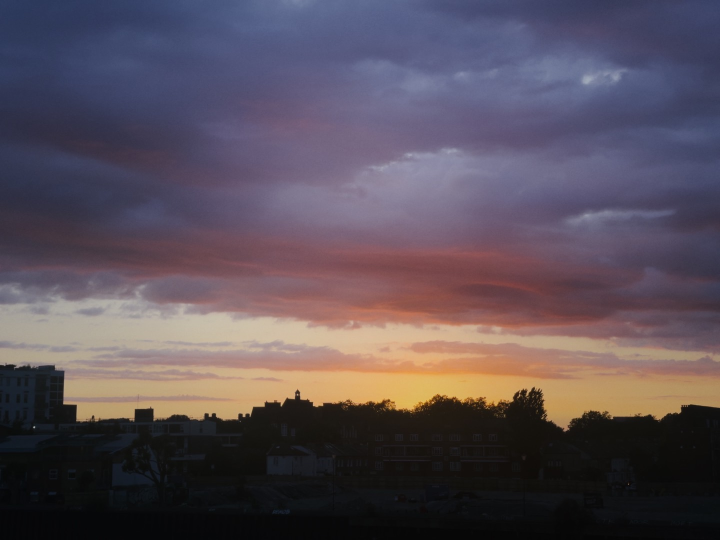
#> input picture Dark/IMG_0170.JPG, 1440 x 1080 px (shown at 1/2 size); its folder holds 4 pictures in this run
$ python mix.py
#> lines starting #> are read from the running program, lines starting #| are printed output that depends on the picture
from PIL import Image
import numpy as np
import os
import random

dirName = "Dark"
size = 1000

collection = []

for imagePath in os.listdir(dirName):
	if (imagePath.endswith(".jpg") or imagePath.endswith(".JPG") or imagePath.endswith(".Jpg")):
		im = Image.open(dirName + "/" + imagePath)
#> im is the input picture: PIL image 1440x1080 RGB; mean R, G, B 89.1, 78.7, 88.5
		if (min(im.size[0], im.size[1]) < size):
			im = im.resize((
				1000 if im.size[0] < im.size[1] else im.size[0] * 1000 // im.size[1],
				1000 if im.size[0] >= im.size[1] else im.size[1] * 1000 // im.size[0]
			))
		offset = (
			random.randint(0, im.size[0] - size),
			random.randint(0, im.size[1] - size)
		)
#> offset = (432, 49)
		imp = im.crop((offset[0], offset[1], offset[0] + size, offset[1] + size))
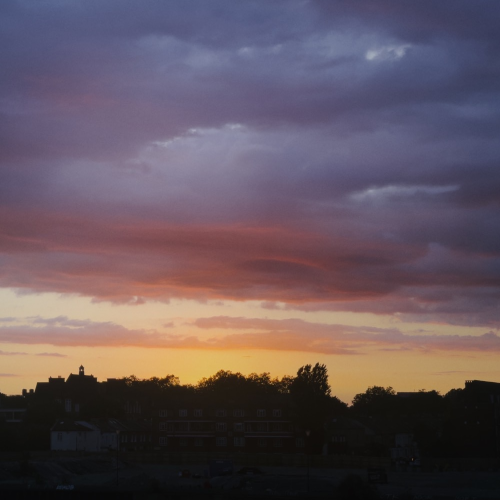
#> imp: PIL image 1000x1000 RGB (shown at 1/2 size); mean R, G, B 99.1, 84.3, 92.4
		collection.append(np.asarray(imp))
#> pass 2 of the loop `for imagePath in os.listdir(dirName):`:
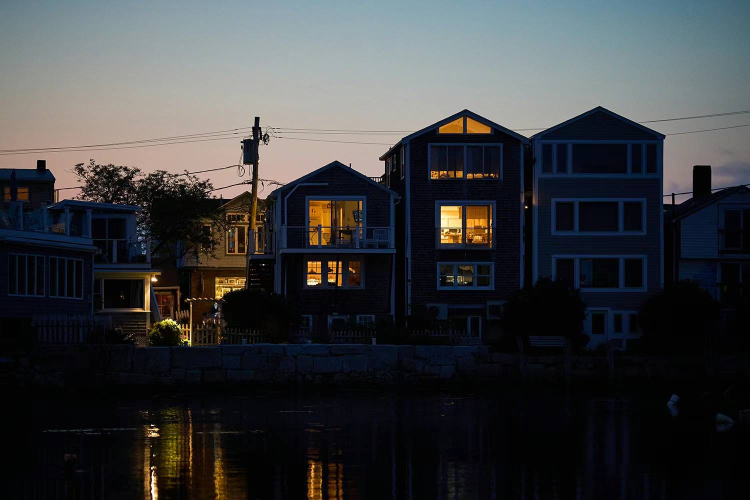
#> input picture Dark/IMG_0174.JPG, 1500 x 1000 px (shown at 1/2 size)
#> im is the input picture: PIL image 1500x1000 RGB; mean R, G, B 58.8, 60.2, 62.3
#> `imp = im.crop((offset[0], offset[1], offset[0] + size, offset[1] + siz..`:
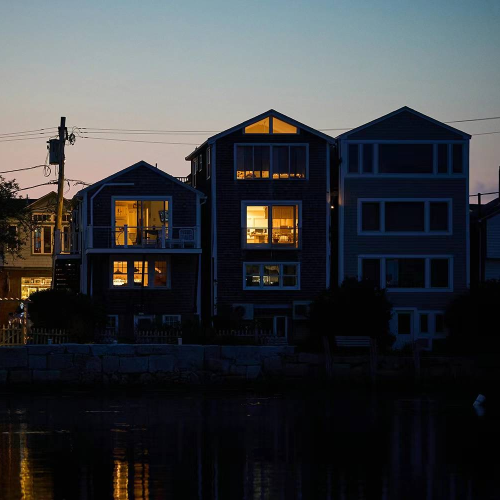
#> imp: PIL image 1000x1000 RGB (shown at 1/2 size); mean R, G, B 57.9, 60, 62.9
#> pass 3 of the loop `for imagePath in os.listdir(dirName):`:
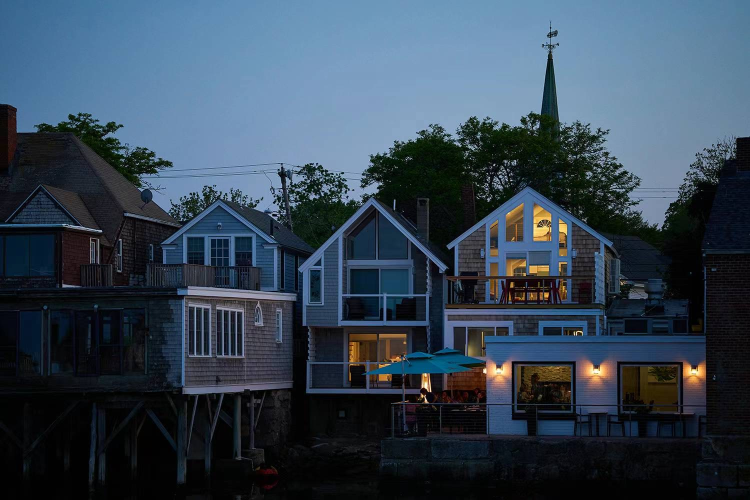
#> input picture Dark/IMG_0175.JPG, 1500 x 1000 px (shown at 1/2 size)
#> im is the input picture: PIL image 1500x1000 RGB; mean R, G, B 53.2, 68.7, 83.9
#> `imp = im.crop((offset[0], offset[1], offset[0] + size, offset[1] + siz..`:
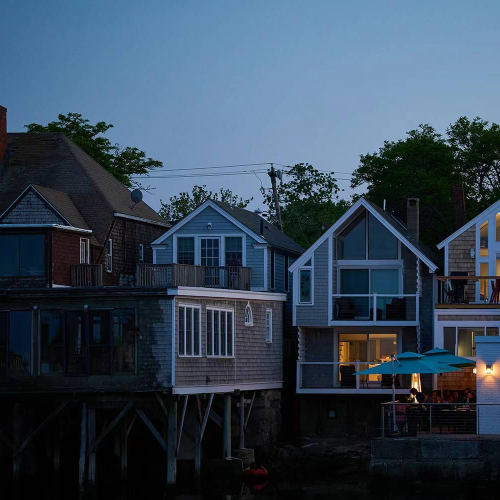
#> imp: PIL image 1000x1000 RGB (shown at 1/2 size); mean R, G, B 52.8, 69.3, 85.9
#> the loop made 4 passes; the first 3 are shown

random.shuffle(collection)

for i in range(10):
	mix = []
	for j in range(8):
#> (the run stopped early here; a loop or call above may not have finished)
